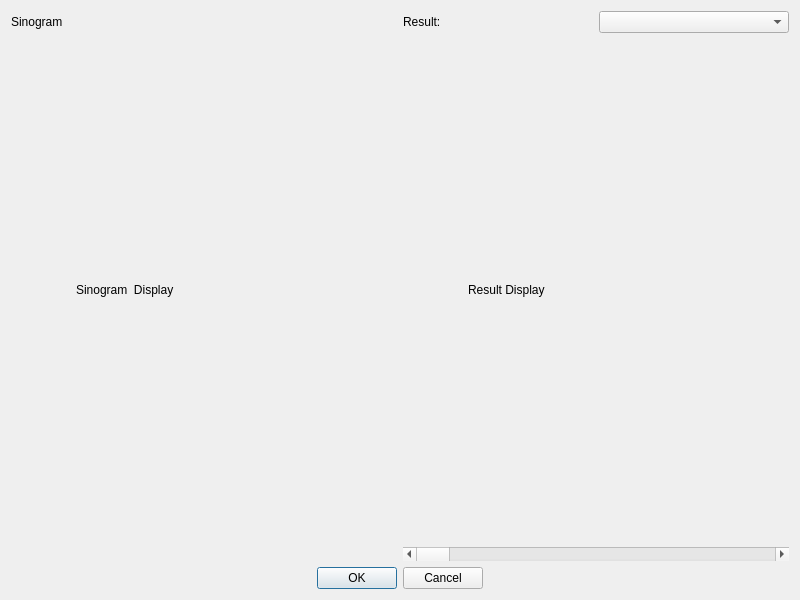
<?xml version="1.0" encoding="UTF-8"?>
<ui version="4.0">
 <class>ResultDialog</class>
 <widget class="QDialog" name="ResultDialog">
  <property name="geometry">
   <rect>
    <x>0</x>
    <y>0</y>
    <width>800</width>
    <height>600</height>
   </rect>
  </property>
  <property name="windowTitle">
   <string>Dialog</string>
  </property>
  <layout class="QGridLayout" name="gridLayout_2">
   <item row="0" column="0">
    <layout class="QGridLayout" name="gridLayout">
     <property name="sizeConstraint">
      <enum>QLayout::SetDefaultConstraint</enum>
     </property>
     <item row="0" column="0">
      <layout class="QHBoxLayout" name="horizontalLayout_2">
       <property name="sizeConstraint">
        <enum>QLayout::SetMinimumSize</enum>
       </property>
       <item>
        <widget class="QLabel" name="labelSinogram">
         <property name="sizePolicy">
          <sizepolicy hsizetype="Preferred" vsizetype="Maximum">
           <horstretch>0</horstretch>
           <verstretch>0</verstretch>
          </sizepolicy>
         </property>
         <property name="text">
          <string>Sinogram</string>
         </property>
        </widget>
       </item>
      </layout>
     </item>
     <item row="1" column="0" alignment="Qt::AlignHCenter">
      <widget class="QLabel" name="labelSinogramImage">
       <property name="sizePolicy">
        <sizepolicy hsizetype="Expanding" vsizetype="Expanding">
         <horstretch>0</horstretch>
         <verstretch>0</verstretch>
        </sizepolicy>
       </property>
       <property name="minimumSize">
        <size>
         <width>256</width>
         <height>256</height>
        </size>
       </property>
       <property name="baseSize">
        <size>
         <width>256</width>
         <height>256</height>
        </size>
       </property>
       <property name="text">
        <string>Sinogram  Display</string>
       </property>
      </widget>
     </item>
     <item row="1" column="1" alignment="Qt::AlignHCenter">
      <widget class="QLabel" name="labelResultImage">
       <property name="sizePolicy">
        <sizepolicy hsizetype="Expanding" vsizetype="Expanding">
         <horstretch>0</horstretch>
         <verstretch>0</verstretch>
        </sizepolicy>
       </property>
       <property name="minimumSize">
        <size>
         <width>256</width>
         <height>256</height>
        </size>
       </property>
       <property name="baseSize">
        <size>
         <width>256</width>
         <height>256</height>
        </size>
       </property>
       <property name="text">
        <string>Result Display</string>
       </property>
      </widget>
     </item>
     <item row="0" column="1">
      <layout class="QHBoxLayout" name="horizontalLayout_3">
       <property name="spacing">
        <number>6</number>
       </property>
       <property name="sizeConstraint">
        <enum>QLayout::SetMinimumSize</enum>
       </property>
       <item>
        <widget class="QLabel" name="labelResult">
         <property name="sizePolicy">
          <sizepolicy hsizetype="Preferred" vsizetype="Maximum">
           <horstretch>0</horstretch>
           <verstretch>0</verstretch>
          </sizepolicy>
         </property>
         <property name="text">
          <string>Result:</string>
         </property>
        </widget>
       </item>
       <item>
        <widget class="QComboBox" name="comboBoxResultIndex">
         <property name="sizePolicy">
          <sizepolicy hsizetype="Preferred" vsizetype="Maximum">
           <horstretch>0</horstretch>
           <verstretch>0</verstretch>
          </sizepolicy>
         </property>
        </widget>
       </item>
      </layout>
     </item>
     <item row="2" column="1">
      <widget class="QScrollBar" name="horizontalScrollBarResult">
       <property name="orientation">
        <enum>Qt::Horizontal</enum>
       </property>
      </widget>
     </item>
    </layout>
   </item>
   <item row="1" column="0" alignment="Qt::AlignHCenter">
    <widget class="QDialogButtonBox" name="buttonBox">
     <property name="orientation">
      <enum>Qt::Horizontal</enum>
     </property>
     <property name="standardButtons">
      <set>QDialogButtonBox::Cancel|QDialogButtonBox::Ok</set>
     </property>
    </widget>
   </item>
  </layout>
 </widget>
 <resources/>
 <connections>
  <connection>
   <sender>buttonBox</sender>
   <signal>accepted()</signal>
   <receiver>ResultDialog</receiver>
   <slot>accept()</slot>
   <hints>
    <hint type="sourcelabel">
     <x>248</x>
     <y>254</y>
    </hint>
    <hint type="destinationlabel">
     <x>157</x>
     <y>274</y>
    </hint>
   </hints>
  </connection>
  <connection>
   <sender>buttonBox</sender>
   <signal>rejected()</signal>
   <receiver>ResultDialog</receiver>
   <slot>reject()</slot>
   <hints>
    <hint type="sourcelabel">
     <x>316</x>
     <y>260</y>
    </hint>
    <hint type="destinationlabel">
     <x>286</x>
     <y>274</y>
    </hint>
   </hints>
  </connection>
 </connections>
</ui>
